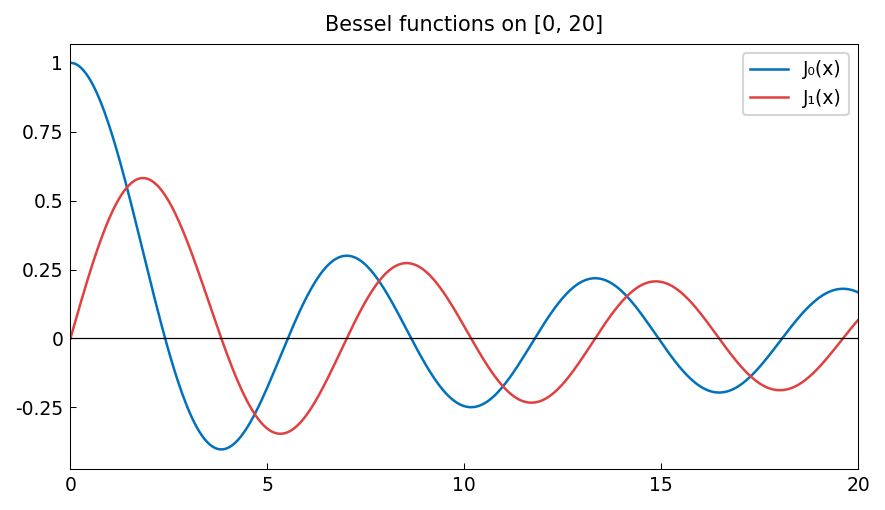

Write Python code to recreate this figure.
"""Chebfun approximation of Bessel functions.

Demonstrates that Chebfun can accurately represent Bessel functions
and their derivatives, and verifies the recurrence relation
d/dx J_0(x) = -J_1(x).

Credit: Inspired by Chebfun approx/BesselApprox.m.
Original MATLAB Chebfun: Copyright 2017 by The University of Oxford and
The Chebfun Developers. See https://www.chebfun.org/ for Chebfun information.
"""
import os

os.environ.setdefault("XLA_PYTHON_CLIENT_PREALLOCATE", "false")

import matplotlib

matplotlib.use("Agg")
import os
import sys

import jax.numpy as jnp
import matplotlib.pyplot as plt
import numpy as np

sys.path.insert(0, os.path.join(os.path.dirname(__file__), '..', '..', 'src'))

import chebfunjax as cj
from chebfunjax.plotting import chebfun_style

chebfun_style()

from chebfunjax.plotting import plot


def run():
    print("=" * 60)
    print("Bessel function approximation")
    print("=" * 60)

    # Bessel function via scipy (no native JAX version for high accuracy)
    from scipy.special import j0 as besselj0
    from scipy.special import j1 as besselj1

    # --- J_0 on [0, 20] ----------------------------------------------
    # MATLAB: J0 = chebfun(@(x) besselj(0, x), [0, 20])
    dom_20 = (0.0, 20.0)
    J0 = cj.chebfun(lambda x: jnp.array(besselj0(np.array(x))), domain=dom_20)
    print("\nJ_0(x) on [0, 20]:")
    print(f"  Chebfun length: {len(J0)}")

    # Evaluate at a few known values
    print(f"  J_0(0) = {float(J0(jnp.array(0.0))):.14f}  (exact: 1.0)")
    assert abs(float(J0(jnp.array(0.0))) - 1.0) < 1e-13

    # J_0(2.4048) ~ 0 (first zero)
    first_zero = 2.4048255576957727
    print(f"  J_0({first_zero:.6f}) ~ {float(J0(jnp.array(first_zero))):.2e}  (exact: 0)")
    assert abs(float(J0(jnp.array(first_zero)))) < 1e-12

    # --- J_1 on [0, 20] ----------------------------------------------
    J1 = cj.chebfun(lambda x: jnp.array(besselj1(np.array(x))), domain=dom_20)
    print("\nJ_1(x) on [0, 20]:")
    print(f"  Chebfun length: {len(J1)}")

    # --- Verify d/dx J_0 = -J_1 (recurrence relation) ---------------
    # MATLAB: norm(diff(J0) + J1) / norm(J1)
    dJ0 = J0.diff()
    x_test = jnp.linspace(0.1, 20.0, 500)
    dJ0_vals = dJ0(x_test)
    J1_vals = J1(x_test)
    err = float(jnp.max(jnp.abs(dJ0_vals + J1_vals)))
    print("\nVerifying d/dx J_0 = -J_1:")
    print(f"  ||J_0' + J_1||_inf = {err:.2e}  (should be ~0)")
    assert err < 1e-9, f"Recurrence relation error too large: {err}"

    # --- Integral of x*J_0(x) over [0, 1] = J_1(1) ------------------
    # By integration by parts: d/dx(x*J_1(x)) = x*J_0(x)
    # So int_0^1 x*J_0(x) dx = [x*J_1(x)]_0^1 = J_1(1)
    dom_01 = (0.0, 1.0)
    xJ0_short = cj.chebfun(lambda x: x * jnp.array(besselj0(np.array(x))), domain=dom_01)
    integral = float(xJ0_short.sum())
    exact_int = float(besselj1(1.0))
    print("\nIntegral of x*J_0(x) from 0 to 1:")
    print(f"  Computed: {integral:.14f}")
    print(f"  J_1(1) =  {exact_int:.14f}")
    print(f"  Error:    {abs(integral - exact_int):.2e}")
    assert abs(integral - exact_int) < 1e-12

    # --- Plots -------------------------------------------------------
    _here = os.path.dirname(os.path.abspath(__file__))
    fig, ax = plot(J0, title="Bessel functions on [0, 20]", label="J₀(x)")
    plot(J1, ax=ax, color="#E04040", label="J₁(x)")
    ax.axhline(0, color="k", linewidth=0.6)
    ax.legend(fontsize=9)
    fig.savefig(os.path.join(_here, "bessel_approximation.png"),
                dpi=150, bbox_inches="tight")
    plt.close(fig)

    print("\nAll assertions passed.")
    return True

if __name__ == "__main__":
    run()
